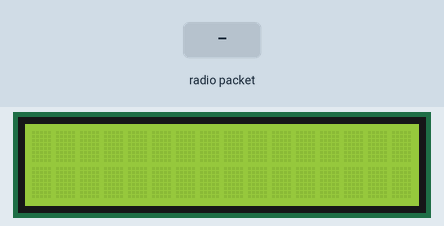
Simulated run of this sketch. Board: Arduino Leonardo, built with avr-gcc and run on an emulated ATmega32U4. Parts: 16×2 character LCD. The test bench sets the inputs (shaded band). No radio packets arrive unless stated; what the sketch prints to the serial monitor is not drawn.

Above: at 1.2 s.
1.3 s: radio packet "1" arrives
At 2.1 s:
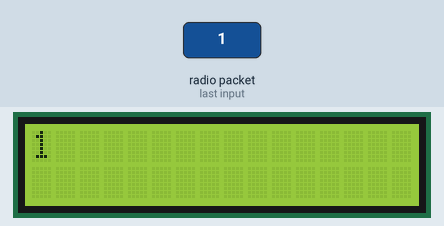
2.8 s: radio packet "0" arrives
At 3.3 s:
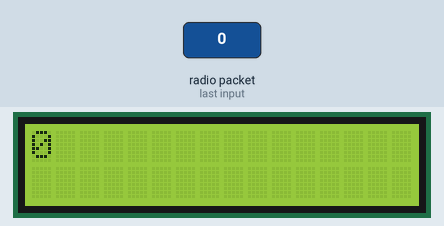
4.3 s: radio packet "2" arrives
At 5.6 s:
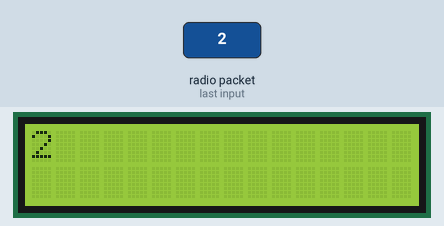
Timing chart, 0 to 7.3 s (numbered marks = the images above; inputs shaded):
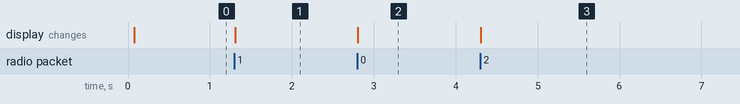

The sketch:

hello_rf24_rx.ino
```cpp
// https://dzen.ru/a/YYIaUt9Bz32SgEZy
#include <SPI.h>               // Подключаем библиотеку SPI
#include <nRF24L01.h>          // Подключаем библиотеку nRF24L01
#include <RF24.h>              // Подключаем библиотеку RF24
#include <LiquidCrystal_I2C.h> // https://kit.alexgyver.ru/tutorials/lcd1602/
LiquidCrystal_I2C lcd(0x27, 16, 2);

RF24 radio(9, 10); // Указываем номера выводов nRF24L01: CE и CSN

const uint32_t pipe = 111156789; // адрес "трубы" - адрес приёмника

void setup()
{
  while (!Serial)
    ;                             // для Leonardo и т. п. плат ждёт пока откроем монитор порта
  Serial.begin(9600);             // устанавливаем скор. обмена данными 9600 бод
  radio.begin();                  // Инициируем работу nRF24L01
  radio.setChannel(0x6f);         // Устанавливаем канал
  radio.openReadingPipe(0, pipe); // Открываем "трубу" чтения
  radio.startListening();         // начинаем прослушивать

  lcd.init();      // инициализация LCD
  lcd.backlight(); // подсветка
}

void loop()
{
  if (radio.available())
  {                                  // если модуль получил информацию
    char text[32] = {0};             // переменная, хранящая текст сообщения
    radio.read(&text, sizeof(text)); // читаем текст сообщения
    Serial.println(text);            // выводим текст в монитор порта

    lcd.home();
    lcd.clear();
    lcd.print(text);
  }
}
```

Measured:
- after the input at 1.3 s, the display: changes at once (image 1)
- after the input at 2.8 s, the display: changes at once (image 2)
- after the input at 4.3 s, the display: changes at once (image 3)
